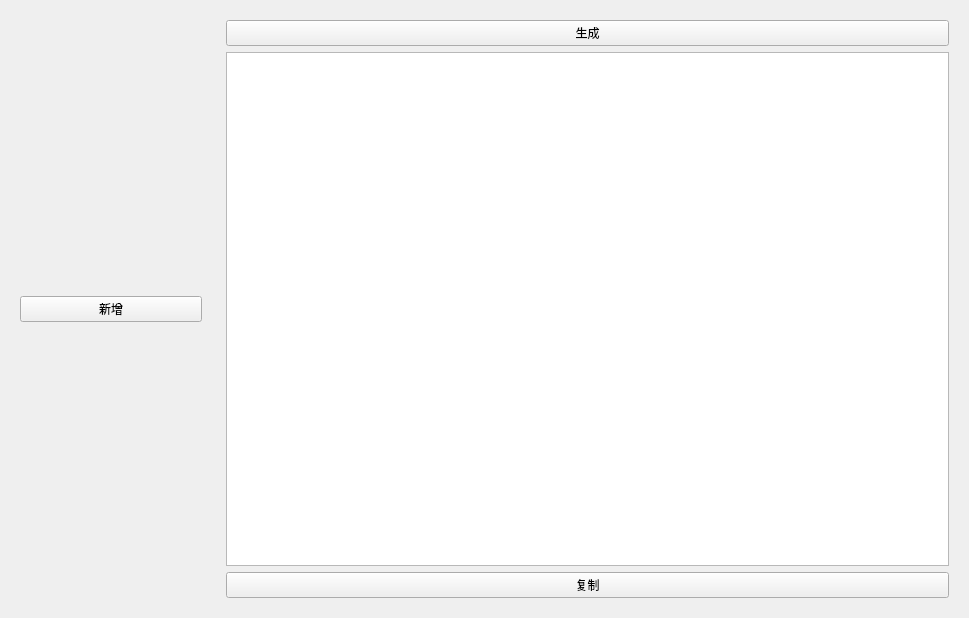
<?xml version="1.0" encoding="UTF-8"?>
<ui version="4.0">
 <class>Form</class>
 <widget class="QWidget" name="Form">
  <property name="geometry">
   <rect>
    <x>0</x>
    <y>0</y>
    <width>969</width>
    <height>618</height>
   </rect>
  </property>
  <property name="windowTitle">
   <string>Form</string>
  </property>
  <layout class="QHBoxLayout" name="horizontalLayout">
   <item>
    <widget class="QWidget" name="widget" native="true">
     <property name="minimumSize">
      <size>
       <width>200</width>
       <height>0</height>
      </size>
     </property>
     <property name="maximumSize">
      <size>
       <width>200</width>
       <height>16777215</height>
      </size>
     </property>
     <layout class="QVBoxLayout" name="verticalLayout_3">
      <item>
       <widget class="QPushButton" name="add_button">
        <property name="text">
         <string>新增</string>
        </property>
       </widget>
      </item>
      <item>
       <layout class="QVBoxLayout" name="verticalLayout_2"/>
      </item>
     </layout>
    </widget>
   </item>
   <item>
    <widget class="QWidget" name="widget_2" native="true">
     <layout class="QVBoxLayout" name="verticalLayout">
      <item>
       <widget class="QPushButton" name="generate_button">
        <property name="text">
         <string>生成</string>
        </property>
       </widget>
      </item>
      <item>
       <widget class="QTextEdit" name="script_text_edit"/>
      </item>
      <item>
       <widget class="QPushButton" name="copy">
        <property name="text">
         <string>复制</string>
        </property>
       </widget>
      </item>
     </layout>
    </widget>
   </item>
  </layout>
 </widget>
 <resources/>
 <connections/>
</ui>
